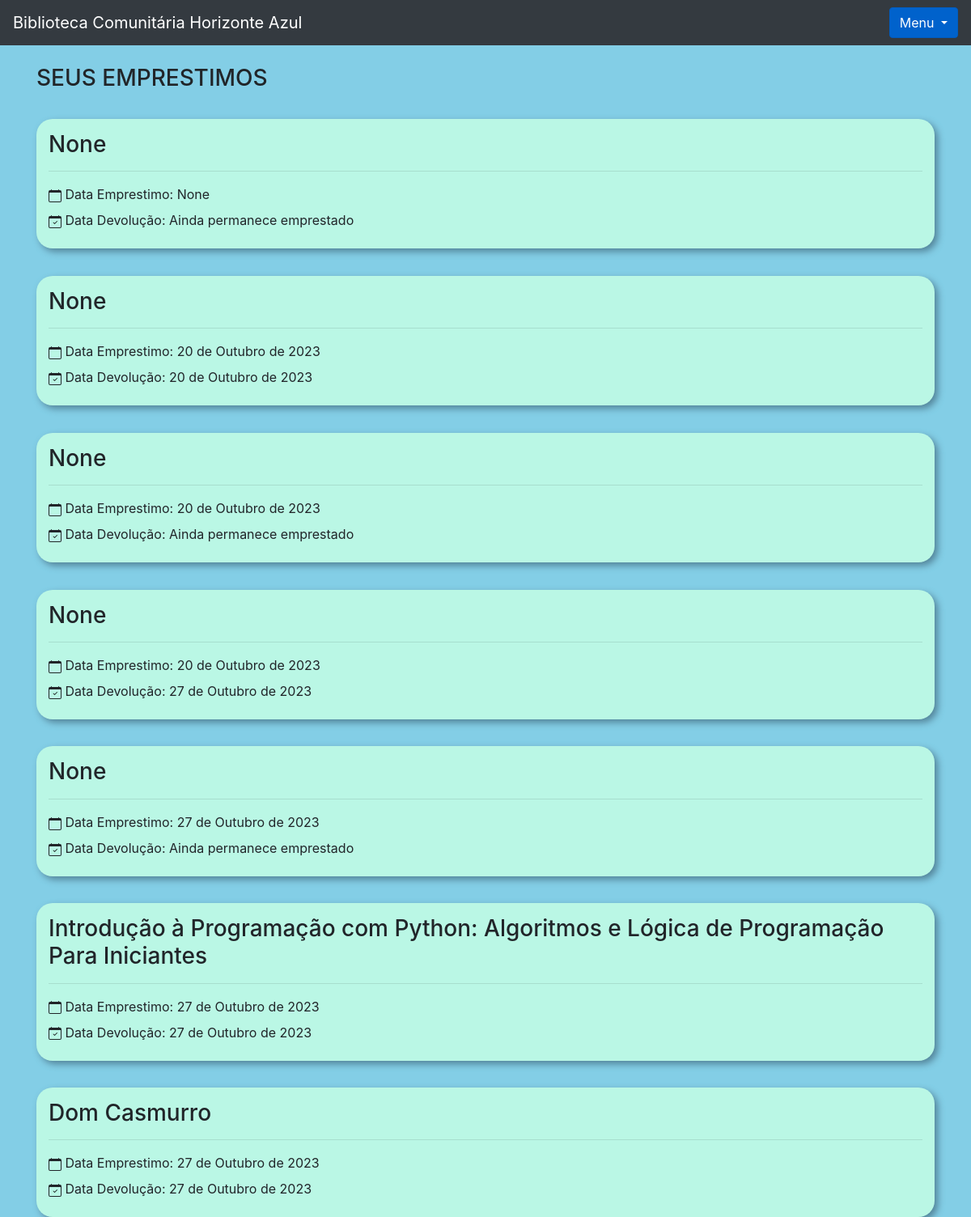
The app's page /livro/seus_emprestimos (signed in) with its own data.
### livro/models.py (models this page shows, shortened)
class Emprestimos(models.Model):
    choices = (
        ('P', 'Pessimo'),
        ('R', 'Ruim'),
        ('B', 'Bom'),
        ('O', 'Otimo')
    )
    nome_emprestado = models.ForeignKey(Usuario, on_delete=models.DO_NOTHING, blank=True, null=True)
    data_emprestimo = models.DateField(default=datetime.datetime.now())
    data_devolucao = models.DateField(blank=True, null=True)
    livro = models.ForeignKey(Livros, on_delete=models.SET_NULL, null=True)
    avaliacao = models.CharField(max_length=1, choices=choices, blank=True, null=True)

class Livros(models.Model):
    img = models.ImageField(upload_to='capa_livro', null=True, blank=True)
    nome = models.CharField(max_length = 100)
    autor = models.CharField(max_length = 30)
    data_cadastro = models.DateField(default= date.today)
    emprestado = models.BooleanField(default=False)
    categoria = models.ForeignKey(Categoria, on_delete=models.DO_NOTHING)
    usuario = models.ForeignKey(Usuario, on_delete=models.DO_NOTHING)
    class Meta: # a classe meta dentro de uma classe faz com que seja possivel alterar o nome da classe para que a visualização do admin não fique com duas letras s no final
        verbose_name = 'Livro'
    def __str__(self):
        return self.nome

### livro/views.py (the view)
# urls.py: path('seus_emprestimos', views.seus_emprestimos, name='seus_emprestimos'),
def seus_emprestimos(request):
    usuario = Usuario.objects.get(id = request.session['usuario'])
    status_categoria = request.GET.get('cadastro_categoria')
    livros = Livros.objects.filter(usuario = usuario)
    total_livros = livros.count()
    form = CadastroLivro()
    form.fields['usuario'].initial = request.session['usuario']
    form.fields['categoria'].queryset = Categoria.objects.filter(usuario = usuario)
    form_categoria = CategoriaLivro()
    usuarios = Usuario.objects.all()
    livros_emprestar = Livros.objects.filter(usuario = usuario).filter(emprestado = False)
    livros_emprestados = Livros.objects.filter(usuario = usuario).filter(emprestado = True)
    emprestimos = Emprestimos.objects.filter(nome_emprestado = usuario)
    return render(request, 'seus_emprestimos.html', {'usuario_logado': request.session['usuario'],
                                                     'livros': livros,
                                                     'form': form,
                                                     'status_categoria': status_categoria,
                                                     'form_categoria': form_categoria,
                                                     'usuarios': usuarios,
                                                     'livros_emprestar': livros_emprestar,
                                                     'total_livro': total_livros,
                                                     'livros_emprestados': livros_emprestados,
                                                     'emprestimos': emprestimos})

### livro/models.py (called while the page is built)
    def __str__(self):
        return self.nome

### livro/templates/seus_emprestimos.html (shortened to what this page needs)
{% extends 'base.html' %}
{% block 'conteudo' %}
    <div class="container" >
        <br>
        <h3>SEUS EMPRESTIMOS</h3>
        {% for emprestimo in emprestimos %}
            <div class="cartao">
                <div class="titulo">
                    <h3>{{emprestimo.livro}}</h3>
                </div>
                <hr>
                <div class="body">
                    <label>&nbspData Emprestimo: {{emprestimo.data_emprestimo}}</label>
                <br>
                    <label>&nbspData Devolução: {% if emprestimo.data_devolucao %}{{emprestimo.data_devolucao}}{% else %}Ainda permanece emprestado{% endif %}</label>
                </div>
            </div>
        {% endfor %}
    </div>
{% endblock %}

### livro/templates/seus_emprestimos.html (style rules this page uses)
.cartao { background-color: #BAF7E5; padding: 15px; margin-top: 3%; border-radius: 20px; box-shadow: 4px 4px 8px #538499; }

### records on screen
Emprestimos: livro "None", data_emprestimo "None", shows "Ainda permanece emprestado"
Emprestimos: livro "None", data_emprestimo "20 de Outubro de 2023", data_devolucao "20 de Outubro de 2023"
Emprestimos: livro "None", data_emprestimo "20 de Outubro de 2023", shows "Ainda permanece emprestado"
Emprestimos: livro "None", data_emprestimo "20 de Outubro de 2023", data_devolucao "27 de Outubro de 2023"
Emprestimos: livro "None", data_emprestimo "27 de Outubro de 2023", shows "Ainda permanece emprestado"
Emprestimos: livro "Introdução à Programação com Python: Algoritmos e Lógica de Programação Para Iniciantes", data_emprestimo "27 de Outubro de 2023", data_devolucao "27 de Outubro de 2023"
Emprestimos: livro "Dom Casmurro", data_emprestimo "27 de Outubro de 2023", data_devolucao "27 de Outubro de 2023"
